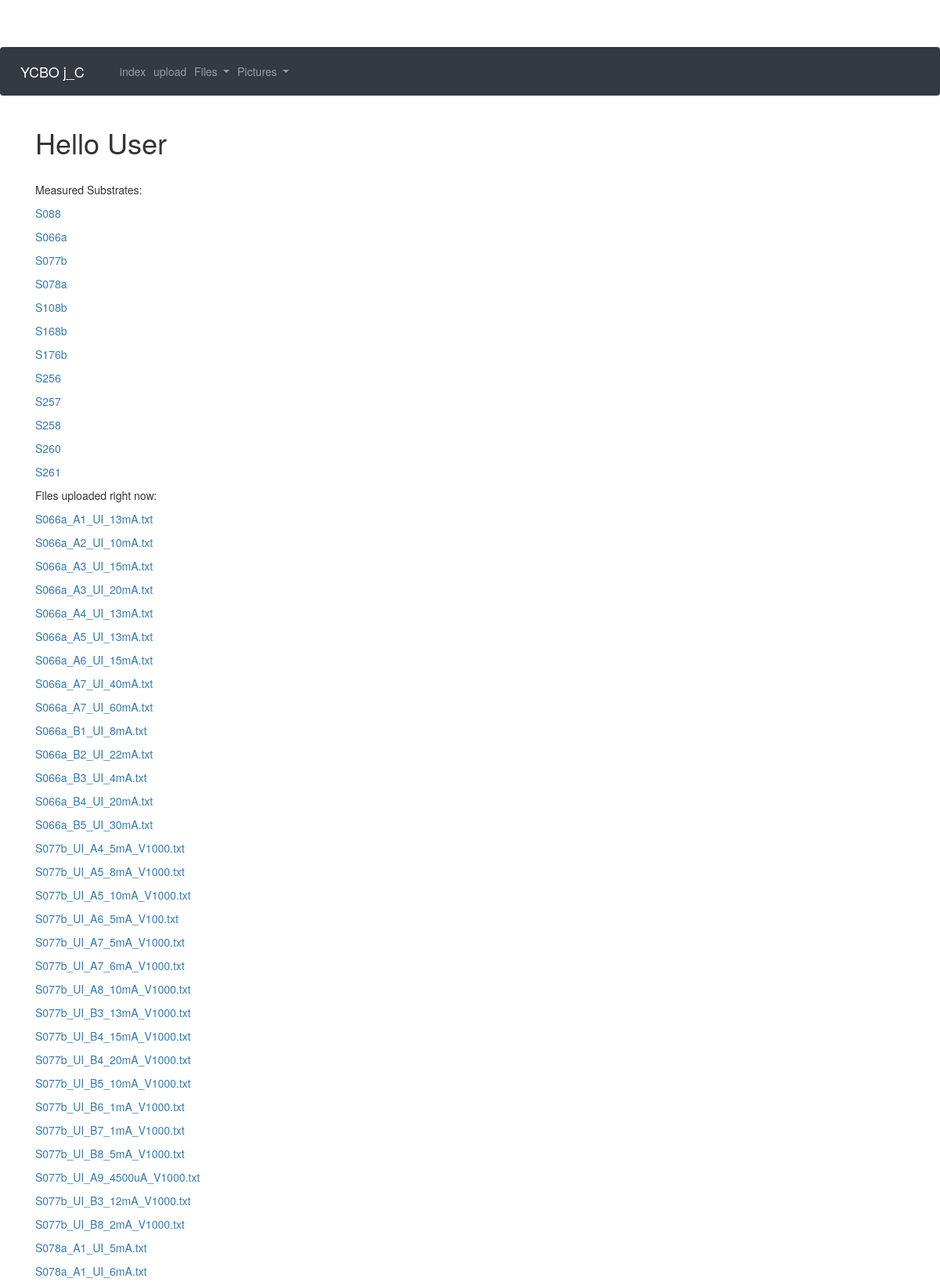
/index (upper part), run on the app's committed database.
### app/models.py (models this page shows, shortened)
class Substrate(db.Model):
    id = db.Column(db.Integer, primary_key = True)
    substratename = db.Column(db.String(32))
    Au_layer = db.Column(db.Integer)
    YBCO_layer = db.Column(db.Integer)
    bridges = db.relationship("Bridge", backref = "substrate", lazy="dynamic")

class Document(db.Model):
    id = db.Column(db.Integer, primary_key = True)
    bridge_id = db.Column(db.Integer, db.ForeignKey("bridge.id"))
    filename = db.Column(db.String(64))
    remove_offset = db.Column(db.Boolean,default=False)
    remove_ohm = db.Column(db.Boolean,default=False)
    amplification = db.Column(db.Integer, default = 1000)
    j_C = db.Column(db.Float)
    res = db.Column(db.Float)
    res_border = db.Column(db.Float)

### app/routes.py (the view)
@app.route("/", methods=["POST","GET"])
@app.route("/index", methods=["POST","GET"])
def index():
    form=DeleteAllFiles()
    files = Document.query.all()
    if request.method =="POST":
        for file in files:
            deleteFile(file.filename)
        return redirect(url_for("index"))
    return render_template("index.html", title="home", files = files,form=form,substrates=Substrate.query.all(),pictures=Picture.query.all())

### app/templates/index.html (shortened to what this page needs)
{% extends "base.html" %}
{% block content %}
<h1>Hello User</h1>
{% if substrates|length > 0 %}
<br>
<p>Measured Substrates:<p>
{% for substrate in substrates %}
<p><a href="{{url_for('substrate', substratename = substrate.substratename) }}">{{substrate.substratename}}</a></p>
{% endfor %}
{% endif %}
<p>Files uploaded right now:</p>
{% if files|length == 0 %}
<p>no files found -- <a href="{{url_for('upload')}}">Upload here!</a></p>
{% else %}
{% for file in files %}
<p><a href="{{url_for('file',filename=file.filename)}}">{{file.filename}}</a></p>
{% endfor %}
{% endif %}
{% endblock %}

### app/templates/base.html (style rules this page uses)
body { padding-top: 60px; }

### data on the page
Substrate: substratename "S088"
Substrate: substratename "S066a"
Substrate: substratename "S077b"
Substrate: substratename "S078a"
Substrate: substratename "S108b"
Substrate: substratename "S168b"
Substrate: substratename "S176b"
Substrate: substratename "S256"
Substrate: substratename "S257"
Substrate: substratename "S258"
Substrate: substratename "S260"
Substrate: substratename "S261"
Document: filename "S066a_A1_UI_13mA.txt"
Document: filename "S066a_A2_UI_10mA.txt"
Document: filename "S066a_A3_UI_15mA.txt"
Document: filename "S066a_A3_UI_20mA.txt"
Document: filename "S066a_A4_UI_13mA.txt"
Document: filename "S066a_A5_UI_13mA.txt"
Document: filename "S066a_A6_UI_15mA.txt"
Document: filename "S066a_A7_UI_40mA.txt"
Document: filename "S066a_A7_UI_60mA.txt"
Document: filename "S066a_B1_UI_8mA.txt"
Document: filename "S066a_B2_UI_22mA.txt"
Document: filename "S066a_B3_UI_4mA.txt"
Document: filename "S066a_B4_UI_20mA.txt"
Document: filename "S066a_B5_UI_30mA.txt"
Document: filename "S077b_UI_A4_5mA_V1000.txt"
Document: filename "S077b_UI_A5_8mA_V1000.txt"
Document: filename "S077b_UI_A5_10mA_V1000.txt"
Document: filename "S077b_UI_A6_5mA_V100.txt"
Document: filename "S077b_UI_A7_5mA_V1000.txt"
Document: filename "S077b_UI_A7_6mA_V1000.txt"
Document: filename "S077b_UI_A8_10mA_V1000.txt"
Document: filename "S077b_UI_B3_13mA_V1000.txt"
Document: filename "S077b_UI_B4_15mA_V1000.txt"
Document: filename "S077b_UI_B4_20mA_V1000.txt"
Document: filename "S077b_UI_B5_10mA_V1000.txt"
Document: filename "S077b_UI_B6_1mA_V1000.txt"
Document: filename "S077b_UI_B7_1mA_V1000.txt"
Document: filename "S077b_UI_B8_5mA_V1000.txt"
Document: filename "S077b_UI_A9_4500uA_V1000.txt"
Document: filename "S077b_UI_B3_12mA_V1000.txt"
Document: filename "S077b_UI_B8_2mA_V1000.txt"
Document: filename "S078a_A1_UI_5mA.txt"
Document: filename "S078a_A1_UI_6mA.txt"
